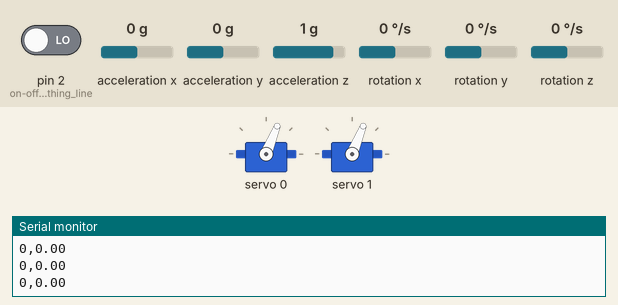
Recording of a sketch running on a simulated Arduino Uno, built with avr-gcc and run on an emulated ATmega328P. Parts: 2 × servo, the last lines printed to the serial monitor. Wiring (inferred from the names in the program): MPU-9250 motion sensor at I2C address 0x68. Inputs (shaded band) come from the test bench; at power-on: pin 2 (on-off_swithing_line) LOW, rotation z 0 °/s, acceleration x 0 g, acceleration y 0 g, acceleration z 1 g, rotation x 0 °/s, rotation y 0 °/s.

Above: at 7.6 s.
7.7 s: pin 2 (on-off_swithing_line) driven HIGH
At 9.0 s:
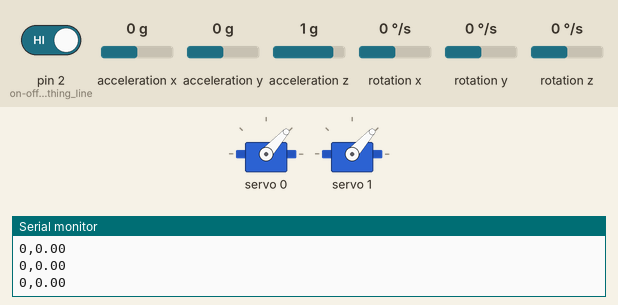
9.5 s: pin 2 (on-off_swithing_line) driven LOW
At 9.9 s:
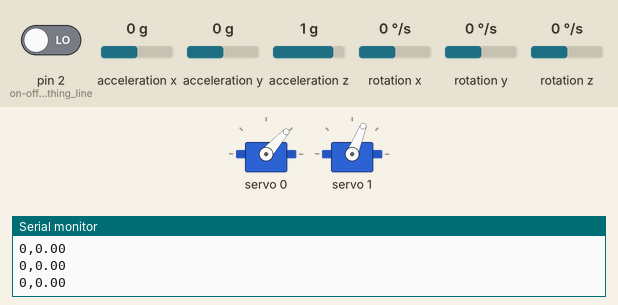
11.1 s: rotation z set to 3 °/s
At 12.3 s:
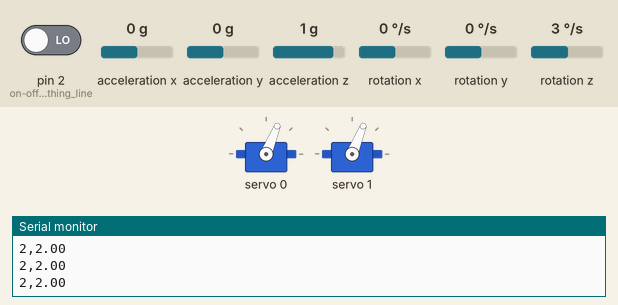
12.6 s: rotation z set to 7 °/s
14.1 s: rotation z set to 10 °/s
At 14.6 s:
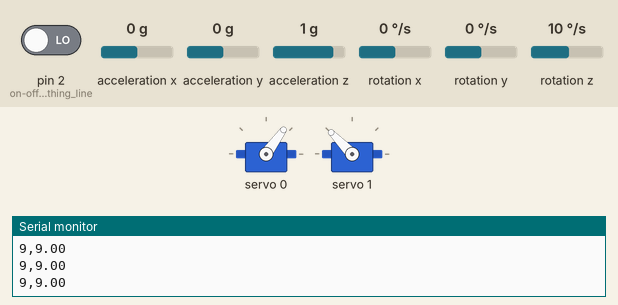
15.6 s: rotation z set to 100 °/s
At 15.9 s:
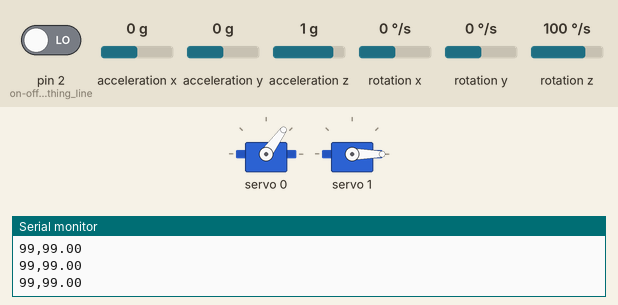
Timing chart, 0 to 18.1 s (numbered marks = the images above; inputs shaded):
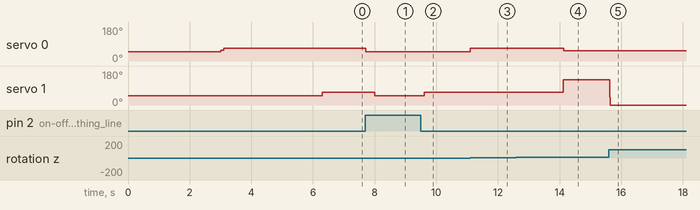

The sketch:

moment_two_wheel.ino
```cpp
/*
 * mpu9250 I2C addr = 0x68
 * pca9685 I2c addr = 0x40
 *
 * download
 * Adafruit_PWMServoDriver.h ! -> my git-Hub NURA2023/rocket/momentwheel
 *
 * using filter & control system
 * LPF(Low Pass Filer)
 * Bang-Bang control(ON-OFF)
 * PD
 *
 *
 */

#include <Wire.h>
#include <Adafruit_PWMServoDriver.h> //scl = A5 / sda = A4

Adafruit_PWMServoDriver pwm=Adafruit_PWMServoDriver();

int16_t ax, ay, az, gx, gy, gz; // we use only 'gz'(yaw angular velocity)

//calibration Value
#define bangbang_control_range 7        // Bang-Bang control range factor
#define set_duty 20                     // setting zero angular velocity[%]

//PD gain
#define Kp 1.5
#define Kd 0.87

//Control & PID & LPF(Low Pass Filter) Value
double P, D;
double r = 0;                                  // Desired angular velocity
double y = 0;                                  // measurement angular velocity
double u = 0;                                  // Control Value-PWM duty [%]
double millisTime_i;                           // Initial Time Measurement[ms]
double millisTime_f;                           // Final time measurement[ms]
double dt = 0;                                 // Tiny time[ms]
double y_past = 0;                             // Past input data

double motor_speed, motor_speed_past, motor_speed_filter;    // setting BLDC value

bool state = true;                                           // on-off swithing state value

void Input_data()
{
  Wire.beginTransmission(0x68);
  Wire.write(0x3B);
  Wire.endTransmission(false);
  Wire.requestFrom(0x68, 14, true);
  ax = Wire.read() << 8 | Wire.read();
  ay = Wire.read() << 8 | Wire.read();
  az = Wire.read() << 8 | Wire.read();
  Wire.read()<< 8 | Wire.read(); //temp data
  gx = Wire.read() << 8 | Wire.read();
  gy = Wire.read() << 8 | Wire.read();
  gz = Wire.read() << 8 | Wire.read();

  gz = (double) gz * 250 / 32768; //change 16bit -> degree/s
}

float lowpassfilter(float filter, float data, float lowpass_constant)
{
  filter = filter * (1 - lowpass_constant) + data * lowpass_constant;
  return filter;
}

float computePD(float r, float y, float dt)
{
  double error = r - y;               // angular velocity increasing -> PID u decreasing

  P = Kp * error;
  D = Kd *(y - y_past) / dt;

  u = P - D;

  if ( abs(error) <= bangbang_control_range) u = 0;

  u = map(set_duty + u, 0, 100, 1613, 3226);
  u = error < 0 ? u : -u;            //define ccw = r < y case = u | cw = r > y case = -u

  return u; //[us]
}

void control_motor()
{
  if( u > 0) // ccw case
  {
    pwm.setPWM(0,0,abs(u));
    pwm.setPWM(1,0,0);
  }
  else      // cw case
  {
    pwm.setPWM(0,0,0);
    pwm.setPWM(1,0,abs(u));
  }
}

void BLDC_setting(int rotate, float duty)
{
  if(duty > 0)
  {
    pwm.setPWM(rotate,0,map(0, 0, 100, 1613, 3226)); //set BLDC
    delay(3000);
  }

  do
  {
    motor_speed = constrain(map(duty, 0, 100, 1613, 3226), 1613, 3226);
    motor_speed_filter = lowpassfilter(motor_speed_past, motor_speed, 0.9);
    //Serial.println(motor_speed_filter);
    pwm.setPWM(rotate,0,motor_speed_filter);
    motor_speed_past = motor_speed_filter;
    delay(100);
    }while(abs(motor_speed - motor_speed_filter) > 3);
}

void setup()
{
  Serial.begin(9600);
  pinMode(2, INPUT);   // on-off swithing line
  Wire.begin();
  pwm.begin();
  pwm.setPWMFreq(380); //->measurement 400hz -> 2.5ms / so pca9685 input unit mean 0.620us

  BLDC_setting(0, set_duty);
  BLDC_setting(1, set_duty);
}


void loop()
{

  if(digitalRead(2) == HIGH)
  {
    BLDC_setting(0, 0);
    BLDC_setting(1, 0);

    while(1)
    {
      if(digitalRead(2) == LOW)
       {
        delay(100);
        break;
       }
    }
  }

    millisTime_f = millis();                             //measurement time
    dt = (millisTime_f - millisTime_i)*0.001;            //calculate time
    millisTime_i = millis();                             //measurement time

    Input_data();                                        //Load raw data

    y = lowpassfilter(y_past , gz, 0.9);                 //filtering raw data
    r = 0;
    u = computePD(r, y, dt);                             //calculate PD

    Serial.print(gz);
    Serial.print(",");
    Serial.println(y);

    control_motor();                                     //control BLDC using 'u' factor

    y_past = y;                                          //up-date
}
```

Measured:
- the behaviour switches between 1 and 2 °/s on rotation z (found by bisection; images 2 and 3)
- the behaviour switches between 8 and 9 °/s on rotation z (found by bisection; images 3 and 4)
- after the input at 7.7 s, servo 0: 68° → 50° at once, → 48° 0.10 s later; servo 1: 68° → 48° after 0.31 s
- after the input at 9.5 s, servo 1: 48° → 68° after 0.10 s
- after the input at 11.1 s, servo 0: 48° → 68° at once
- after the input at 14.1 s, servo 0: 68° → 54° at once; servo 1: 68° → 134° at once
- after the input at 15.6 s, servo 1: 134° → 0° at once
